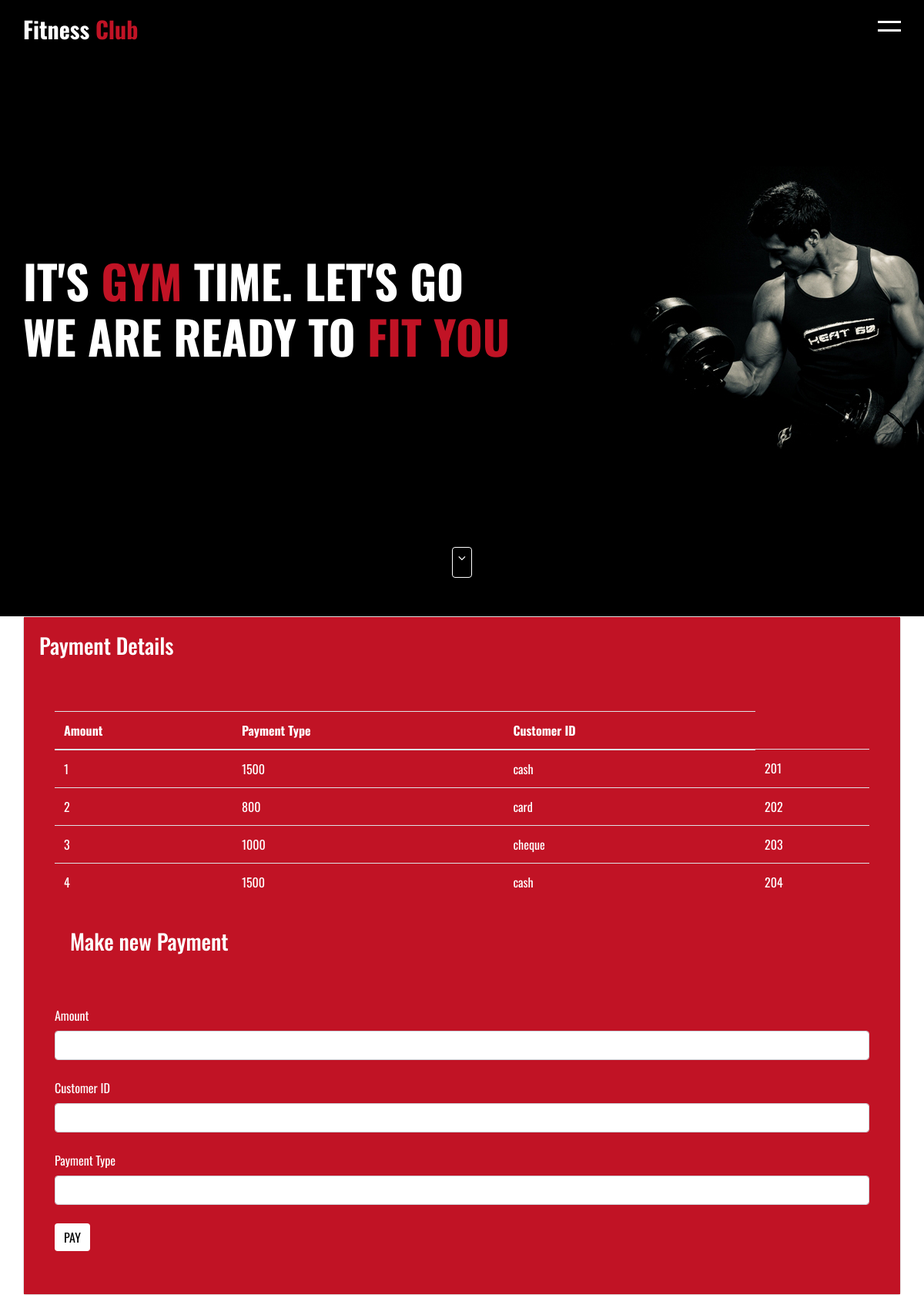
Screenshot of /projet_file_rouge/view/payment.php with the database file from the repository.
### tables this page shows
CREATE TABLE `payment` (
  `Payment_id` int(10) NOT NULL,
  `Amount` int(20) NOT NULL,
  `customer_id` varchar(20) NOT NULL,
  `payment_type` varchar(20) NOT NULL
);

### projet_file_rouge/model/fonction_get.php (the view, shortened to what this page needs)
<?php
require_once('Connection.php');
function get_payment(){
    global $con;
    $query="select * from Payment";
    $result=mysqli_query($con,$query);
    while($row=mysqli_fetch_array($result)){
        $Payment_id=$row ['Payment_id'];
        $Amount=$row['Amount'];
        $payment_type=$row['payment_type'];
        $customer_id=$row['customer_id'];
        echo"<tr>
        <td>$Payment_id</td>
        <td>$Amount</td>
        <td>$payment_type</td>
        <td>$customer_id</td>
            </tr>";
    }
}
?>

### projet_file_rouge/css/style.css (style rules this page uses)
body { margin:0; padding:0; overflow-x: hidden; }
* { box-sizing: border-box; margin:0; padding:0; font-family: 'Oswald', sans-serif; }

### rows the page displays
payment: Payment_id "1", Amount "1500", payment_type "cash", customer "201"
payment: Payment_id "2", Amount "800", payment_type "card", customer "202"
payment: Payment_id "3", Amount "1000", payment_type "cheque", customer "203"
payment: Payment_id "4", Amount "1500", payment_type "cash", customer "204"
